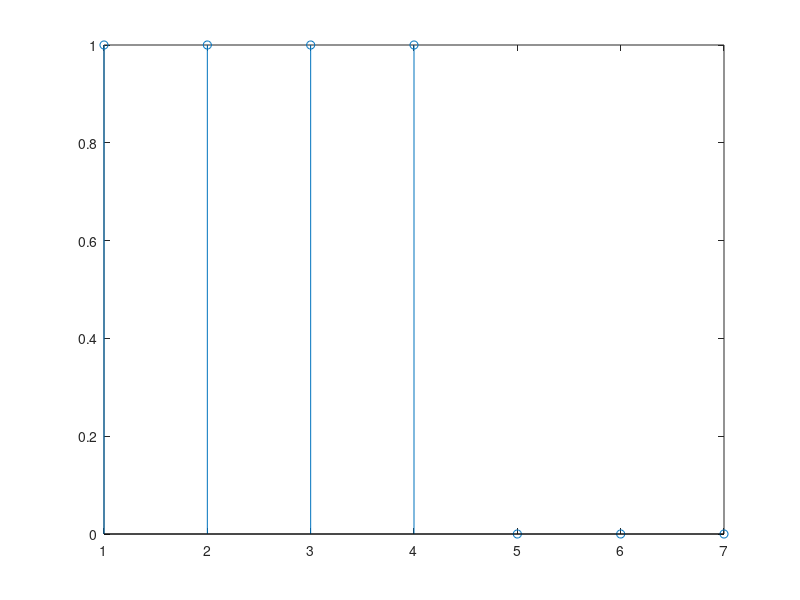

MATLAB code to generate this figure:
a_n=ones(1,4);
b_n=zeros(1,7);
n1=numel(a_n);
n2=numel(b_n);
x_n=zeros(1,n2);
for i=1:n1
if a_n(i)==1
x_n(i)=1;
else
end
end
n=1:n2;
stem(n,x_n)